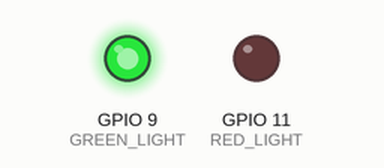
The program below on a simulated Raspberry Pi (BCM pin numbers). Parts: output pins drawn as LEDs (lit = HIGH). What the program prints to the terminal is not drawn.

Above: at 0.1 s.
At 10.1 s:
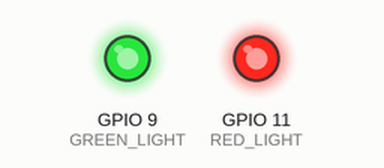
Timing chart, 0 to 11.6 s (numbered marks = the images above):
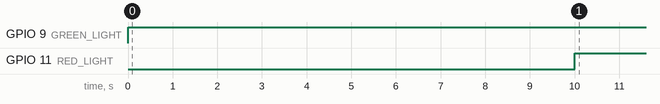

Measured:
- by itself, GPIO 9 (GREEN_LIGHT): LOW → HIGH at 0.00 s
- by itself, GPIO 11 (RED_LIGHT): LOW → HIGH at 10.0 s

The program:

2-lights.py
```python
# Setup
import RPi.GPIO as GPIO
import time

# start with BCM
GPIO.setmode(GPIO.BCM)

#some constants
GREEN_LIGHT = 9
AMBER_LIGHT = 10
RED_LIGHT = 11

print("Setting up Pins")
GPIO.setup(GREEN_LIGHT, GPIO.OUT)
GPIO.setup(RED_LIGHT, GPIO.OUT)


try:
    while True:
        print("Looping")
        # do stuff
        GPIO.output(GREEN_LIGHT, GPIO.HIGH)
        time.sleep(10)
        GPIO.output(RED_LIGHT, GPIO.HIGH)
        time.sleep(10)

finally:
    GPIO.cleanup()
```
